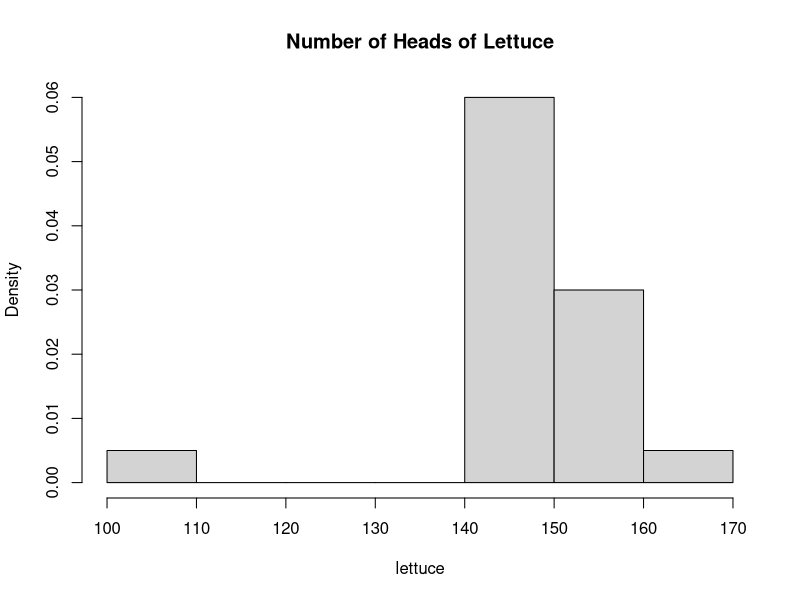
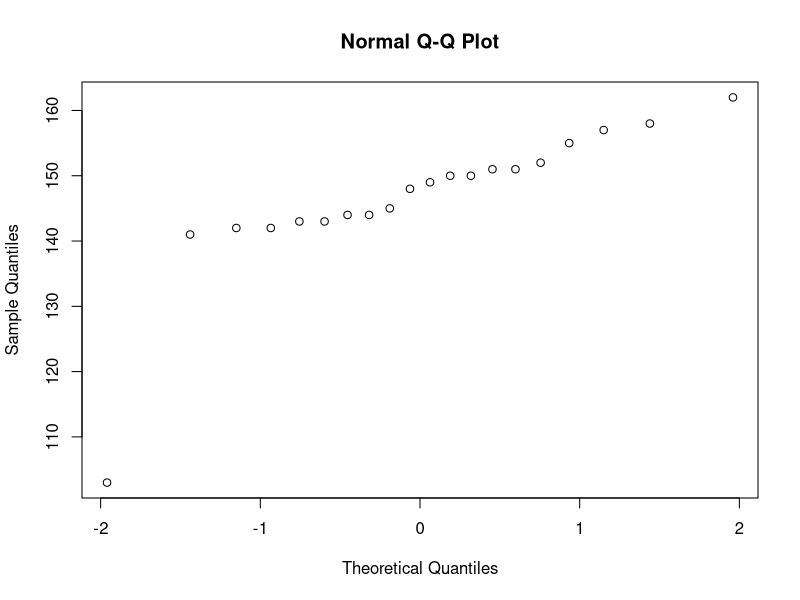
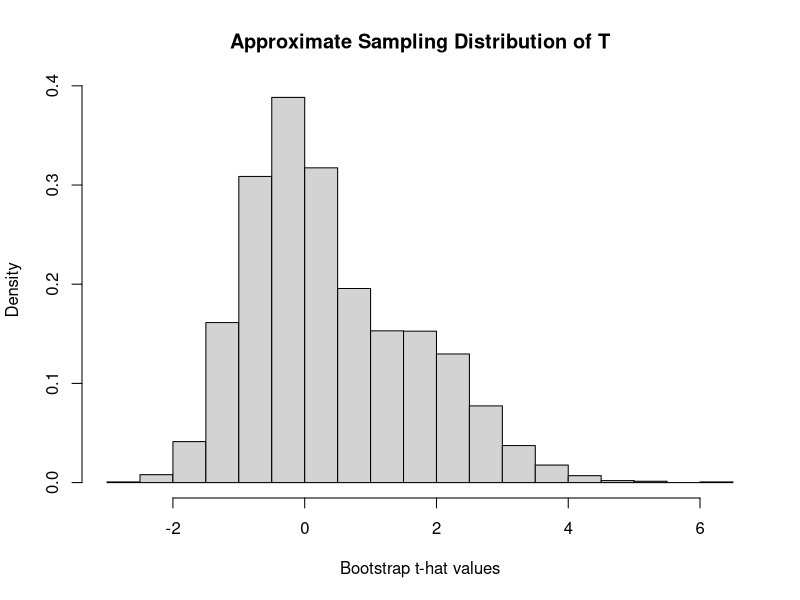

Generate these figures, in order, with R:
## ---- chunk 1
knitr::opts_chunk$set(echo = TRUE)
## ---- chunk 2
lettuce<-c(145, 142, 144, 141, 142, 155, 143, 157, 152, 143, 103, 151, 150, 148, 150, 162, 149, 158, 144, 151)
hist(lettuce, freq=FALSE, main="Number of Heads of Lettuce")
qqnorm(lettuce)
mean(lettuce); sd(lettuce)

#Bootstrapping Function:
  # (The bootstrap() function, below, is the same as the one we used for the bootstrap CI)
  # Create a new function, bootstrap(x, n.boot), having two inputs:
  #   - x is a data vector
  #   - n.boot is the desired number of resamples from x
  # It returns a vector of n.boot t-hat values.
  bootstrap = function(x, n.boot) {
    n = length(x)
    x.bar <- mean(x)
    t.hat <- numeric(n.boot) # create vector of length n.boot zeros
    for(i in 1:n.boot) {
      x.star <- sample(x, size=n, replace=TRUE)
      x.bar.star <- mean(x.star)
      s.star <- sd(x.star)
      t.hat[i] <- (x.bar.star - x.bar) / (s.star / sqrt(n))
    }
    return(t.hat)
  }

# b iii
#Find T_obs
n=length(lettuce)
x.bar=mean(lettuce)
s=sd(lettuce)
mu.0=145
(t.obs=(x.bar-mu.0)/(s/sqrt(n)))

#Use bootstrap function to get an approximate sampling
# distribution of T for the smoke data.
B=6000
set.seed(1)
lettuce.boot<-bootstrap(lettuce, B)

# Plot the approximate sampling distribution.
hist(lettuce.boot, freq=FALSE, xlab = "Bootstrap t-hat values",main = "Approximate Sampling Distribution of T")

summary(lettuce.boot > t.obs)   #2173 above, 3827 below

# b iv
# sum() counts the TRUE values by first converting TRUE / FALSE values to 1 / 0.
m.below = sum(lettuce.boot < t.obs) # This "<" depends on H_A.
m.above = sum(lettuce.boot > t.obs) # This ">" depends on H_A.
p.value = m.above / B
print(p.value)
## ---- chunk 3
1 - pbinom(10, 19, 0.5) # pvalue = 0.3238
binom.test(11, 19, alternative = "greater") # p-value = 0.3238
